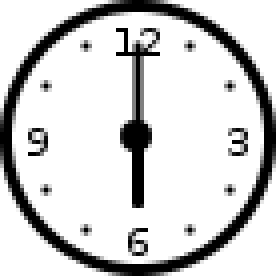
#> input picture captcha/clock.png, 69 x 69 px (shown 4 times larger)
$ python -i tutate.py   (imports and definitions only)
#> lines starting #> are read from the running program, lines starting #| are printed output that depends on the picture
from selenium import webdriver
from selenium.webdriver.common.keys import Keys
from selenium.webdriver.common.by import By
from selenium.webdriver.firefox.options import Options
from selenium.webdriver.support import expected_conditions as EC
from selenium.webdriver.support.ui import WebDriverWait
import numpy as np
from random import randint
from email.mime.application import MIMEApplication
from email.mime.multipart import MIMEMultipart
from email.mime.text import MIMEText
from email.utils import COMMASPACE, formatdate
from os.path import basename
import time
from urllib.request import urlretrieve, urlopen
from cv2 import cv2
import imutils
import json

#
# user_log = {}
# user_log[] = []
# user_log[].append({
#
# })


# [1 line that did not run here, left out]
# make sure path is correct on corresponding OS
# [1 line that did not run here, left out]

# [318 lines of commented-out code are left out]

class SeleniumAPI:
    # [166 lines left out: functions wait_and_click_element, wait_and_send_keys_on_element, wait_for_element, element_is_clickable, given_element_is_clickable, element_is_present and 2 more, not called in this run]

# for config in cloud_database.get_config():
# app_settings = AppSettings(config)
# global_stats = GlobalStats()
# [1 line that did not run here, left out]
selenium_api = SeleniumAPI()
# [5 lines of commented-out code are left out]

def get_time_from_image(image_filename):

#> called with image_filename = 'captcha/clock.png'
    large_image = cv2.imread(image_filename)
#> large_image is the input picture: shape (69, 69, 3); min 0, max 255, mean 209.3
    small_image = cv2.imread(r"C:/Users/gabe4/Desktop/WORK/furry-octo-funicular/IG/captcha/clock.png")

    # find clock x and y and scale
    scale = 1.00
    best_acc = 10000
    answer = []
    down = True
    upper_bound = 1.50
    lower_bound = 0.50
    # cannot suppress cv errors
    while scale < upper_bound:
        try:
            if down is True:
                scale -= 0.01
                if scale < lower_bound:
                    down = False
            else:
                scale += 0.01
            scaled_image = cv2.resize(small_image, (0,0), fx=scale, fy=scale)
            result = cv2.matchTemplate(scaled_image, large_image, cv2.TM_SQDIFF_NORMED)
            result2 = np.reshape(result, result.shape[0]*result.shape[1])
            sort = np.argsort(result2)
            accuracy = result2[sort[0]]
            if accuracy < best_acc:
                best_acc = accuracy
                (y, x) = np.unravel_index(sort[0], result.shape)
                trows, tcols = scaled_image.shape[:2]
                answer = [x, y, tcols, trows, scale, accuracy]
        except:
            pass
#> this loop made 150 passes
#> (result2, sort, accuracy, best_acc, y, x, answer) on pass 1: ([0.0228, 0.0422, 0.0407, 0.0579], [0, 2, 1, 3], 0.0228, 0.0228, 0, 0, [0, 0, 68, 68, 0.99, 0.0228])
#> accuracy on passes 6 to 11: 0.157, 0.162, 0.164, 0.172, 0.169, 0.169
#> pass 1, in get_time_from_image, `scaled_image = cv2.resize(small_image, (0,0), fx=scale, fy=scale)`:
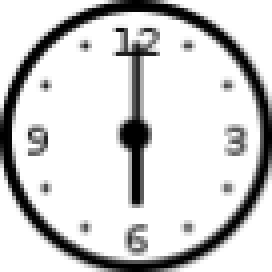
#> scaled_image: shape (68, 68, 3) (shown 4 times larger); min 0, max 255, mean 209.2
#> pass 2, in get_time_from_image, `scaled_image = cv2.resize(small_image, (0,0), fx=scale, fy=scale)`:
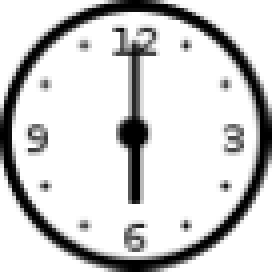
#> scaled_image: shape (68, 68, 3) (shown 4 times larger); min 0, max 255, mean 209.3
#> pass 3, in get_time_from_image, `scaled_image = cv2.resize(small_image, (0,0), fx=scale, fy=scale)`:
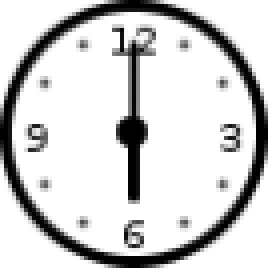
#> scaled_image: shape (67, 67, 3) (shown 4 times larger); min 0, max 255, mean 209.2
#> after the loop:
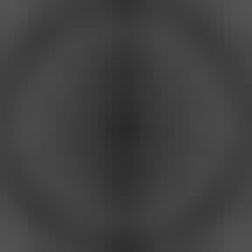
#> result: shape (36, 36) float32 (shown 7 times larger); min 0.168, max 0.328, mean 0.253
#> after the loop:
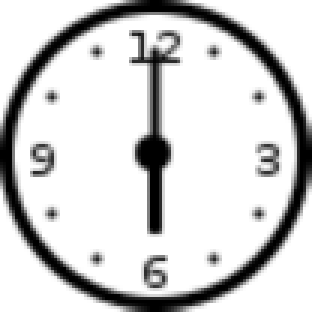
#> scaled_image: shape (104, 104, 3) (shown 3 times larger); min 0, max 255, mean 209.3
#> after the loop, answer = [0, 0, 69, 69, 1, 7e-08]; best_acc = 7e-08; down = False; scale = 1.5; tcols = 69; trows = 69; x = 0; y = 0
    # scale it to where it matches our clock example png
    rescale = answer[4]
#> rescale = 1
    cropped_image = large_image[answer[1]:answer[1] + answer[3], answer[0]: answer[0] + answer[2]]
    scaled_cropped_image = cv2.resize(cropped_image, (0,0), fx=(1 / rescale), fy=(1 / rescale))
    # -1 if it is not found
    answer_hour = -1
    # this is a threshold for hour hand capture
    hour_acc = 180
    i = -1
    for angle in np.arange(0, 360, 30):
        i += 1
        rotated = imutils.rotate(scaled_cropped_image, angle)
        point = rotated[14, 34]
        if point[0] < 255:
            answer_minutes = i
            # dont record hour hand as minute hand
            continue
        hour_points = rotated[26:27, 34:39]
        total_darkness = 0
        for hour_point in hour_points[0]:
            total_darkness += hour_point[0]
        total_darkness_avg = total_darkness / len(hour_points[0])
        if total_darkness_avg < hour_acc:
            hour_acc = total_darkness_avg
            answer_hour = i
#> this loop made 12 passes
#> (point, total_darkness_avg, hour_acc) on passes 6 to 7: ([255, 255, 255], 173.8, 173.8), ([255, 255, 255], 153, 153)
#> (point, total_darkness_avg) on passes 2, 3, 4, 5, 8, 9: ([255, 255, 255], 255), ([255, 255, 255], 255), ([255, 255, 255], 255), ([255, 255, 255], 255), ([255, 255, 255], 255), ([255, 255, 255], 255)
#> pass 2, in get_time_from_image, `rotated = imutils.rotate(scaled_cropped_image, angle)`:
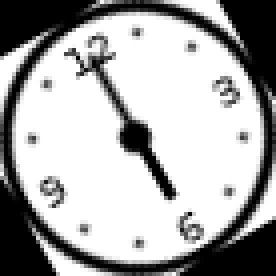
#> rotated: shape (69, 69, 3) (shown 4 times larger); min 0, max 255, mean 170.1
#> pass 3, in get_time_from_image, `rotated = imutils.rotate(scaled_cropped_image, angle)`:
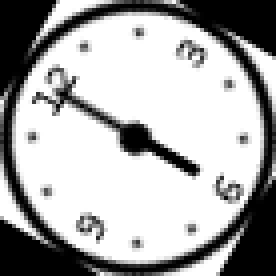
#> rotated: shape (69, 69, 3) (shown 4 times larger); min 0, max 255, mean 170.2
#> after the loop, answer_hour = 6; hour_acc = 153; i = 11
    # if hour was never found, it must be under the minute hand
    if answer_hour == -1:
        answer_hour = answer_minutes
    answer_minutes = answer_minutes * 5
    # 0 o clock = 12 o clock
    if answer_hour == 0:
        answer_hour = 12
    # stringify answer
    answer_hour = str(answer_hour)
#> answer_hour = '6'
    answer_minutes = str(answer_minutes)
    if len(answer_minutes) < 2:
        answer_minutes = "0" + answer_minutes
    if len(answer_hour) < 2:
        answer_hour = "0" + answer_hour
#> answer_hour = '06'
    time_answer = answer_hour + ":" + answer_minutes
#> time_answer = '06:00'
    return time_answer

def wait():
    time.sleep(randint(6,10)/10)

# [242 lines left out: function create_account, not called in this run]


# [1 line not run here, left out]


# selenium_server = SeleniumServer()
#
# security_group = selenium_server.get_current_security_group()
#
# email_bot = EmailBot()
# if security_group == "Creator" or security_group == "Admin" or security_group == "Node" or security_group == "Dev":
#     driver = webdriver.Firefox(capabilities=selenium_server.capa, firefox_options=selenium_server.opts)
# # app = QApplication(sys.argv)
# cloud_database = CloudDatabase()  # CloudDatabase() must be instantiated before AppSettings()
# creator_instance_image_id = cloud_database.get_vars_table()[0][1]
#
# created_account_already = False
#
# for config in cloud_database.get_config():
#     app_settings = AppSettings(config)
#     global_stats = GlobalStats()
#     selenium_actions = SeleniumActions()
#     selenium_api = SeleniumAPI()
#     database_stuff = DatabaseStuff()
#     # dialog = AppDialog()
#     # dialog.show()
#     # app.exec_()
#     magic = Magic()
#
#     if security_group == "Dev":
#         print("Dev Security Group")
#         pass
#
#     elif security_group == "Admin":
#
#         pass
#
#         for user in app_settings.users:
#             selenium_actions.login(user)
#             selenium_actions.suggest_page_likes()
#
#     elif security_group == "Creator" and created_account_already is False:
#         created_account_already = True
#
#         global_start_time = time.time()
#
#         vars_three_letter_code = cloud_database.get_vars_table()[0][0]
#         cloud_database.three_letter_code = vars_three_letter_code
#         app_settings.three_letter_code = vars_three_letter_code
#
#         logins_count = len(app_settings.users)
#         desired_logins_count = app_settings.logins_count
#         max_daily_accounts_created = app_settings.max_daily_accounts_created
#         failure_response = None
#         credentials = selenium_actions.create_account()
#         if type(credentials) == str:
#             failure_response = "Failed during create_account: " + str(credentials)
#         elif type(credentials) == tuple:
#             name_for_db = credentials[0]
#             email_for_db = credentials[1]
#             password_for_db = credentials[2]
#             if selenium_actions.setup_account_chat_settings():
#                 if selenium_actions.setup_account_profile_settings():
#                     if selenium_actions.upload_profile_pic():
#                         try:
#                             cloud_database.add_login_to_db(name=name_for_db, username=email_for_db,
#                                                            password=password_for_db)
#                         except Exception as e:
#                             print("Couldn't add login to database")
#                             print(e)
#                             failure_response = "Failed during add_login_to_db"
#                     else:
#                         failure_response = "Failed during upload_profile_pic"
#                 else:
#                     failure_response = "Failed during setup_account_profile_settings"
#             else:
#                 failure_response = "Failed during setup_account_chat_settings"
#         else:
#             failure_response = "Failed during create_account: Generic"
#
#         global_stats.minutes = (time.time() - global_start_time) / 60
#
#         if failure_response:
#             report_subject = cloud_database.three_letter_code + " Account Creation Failure (" + time.strftime("%m/%d/%Y") + ")"
#             report_body = ("--- " + time.strftime("%m/%d/%Y") + " ---" +
#                            "\nDaily Limit: " + str(max_daily_accounts_created) +
#                            "\nOriginal Logins Count: " + str(logins_count) +
#                            "\nDesired Logins Count: " + str(desired_logins_count) +
#                            "\nMinutes Taken: " + str(global_stats.minutes) +
#                            "\nFailure Response: " + failure_response)
#         else:
#             report_subject = cloud_database.three_letter_code + " Account Creation Success (" + time.strftime("%m/%d/%Y") + ")"
#             report_body = ("--- " + time.strftime("%m/%d/%Y") + " ---" +
#                            "\nDaily Limit: " + str(max_daily_accounts_created) +
#                            "\nOriginal Logins Count: " + str(logins_count) +
#                            "\nDesired Logins Count: " + str(desired_logins_count) +
#                            "\nMinutes Taken: " + str(global_stats.minutes) +
#                            "\n--- Account Created Successfully! ---")
#
#         email_bot.send_email_message(report_subject, body=report_body)
#
#         print("Process Complete.")
#
#     elif security_group == "Hub":
#
#         global_start_time = time.time()
#
#         time.sleep(3600 * app_settings.padding_time)
#
#         # cloud_database.set_three_letter_code()
#
#         for user in app_settings.users:
#             cloud_database.add_day_to_login(user.username, user.days)
#             # wait 2 days before running new login
#             if user.days < 2:
#                 continue
#             time.sleep(5)
#             node = selenium_server.get_all_stopped_slave_instances()
#             time.sleep(5)
#             if node:
#                 selenium_server.ec2conn.start_instances(node)
#                 driver = selenium_server.connect_to_node()
#                 if driver:
#                     start_time = time.time()
#                     print("User: " + user.username)
#                     magic.actions(user)
#                     user.minutes = (time.time() - start_time) / 60
#                 try:
#                     driver.close()
#                     driver.quit()
#                 except:
#                     print("driver.stop() or driver.quit() didnt work")
#                     pass
#                 selenium_server.ec2conn.stop_instances(node)
#             if user.banned is True:
#                 cloud_database.delete_login(user)
#                 email_subject = cloud_database.three_letter_code + " Ban - " + user.username
#                 email_bot.send_email_message(email_subject, body="")
#
#         global_stats.minutes = (time.time() - global_start_time) / 60
# # ????????
#         # account_creation_start_time = time.time()
#         # logins_count = len(app_settings.users)
#         # desired_logins_count = app_settings.logins_count
#         # max_daily_accounts_created = app_settings.max_daily_accounts_created
#         # # Create creator instances
#         # attempts = 0
#         # while logins_count < desired_logins_count and attempts < max_daily_accounts_created:
#         #     selenium_server.create_creator_instance()
#         #     time.sleep(20)
#         #     logins_count += 1
#         #     attempts += 1
#         #     time.sleep(10)
#         #     # Poll for when the instances stop 'pending'
#         #     seconds = 0
#         #     while seconds < 120:
#         #         pending_creator_instances = selenium_server.get_all_pending_creator_instances()
#         #         if len(pending_creator_instances) == 0:
#         #             break
#         #         time.sleep(5)
#         #         seconds += 5
#         #         print(str(len(pending_creator_instances)) + " Creator instances are still pending... " + str(seconds))
#         #     time.sleep(10)
#         #     # Poll the creator instances for when they stop 'running'. Timeout: 65 minutes
#         #     seconds = 0
#         #     while seconds < 3900:
#         #         running_creator_instances = selenium_server.get_all_running_creator_instances()
#         #         if len(running_creator_instances) == 0:
#         #             print("No more running creator instances.")
#         #             break
#         #         time.sleep(30)
#         #         seconds += 30
#         #         print(str(len(running_creator_instances)) + " Creator instances are still running... " + str(seconds))
#         #     # Terminate any running creator instances. Should only matter if the above block timed out.
#         #     creator_instances = selenium_server.get_all_running_creator_instances()
#         #     if len(creator_instances) > 0:
#         #         # I believe the following should work for a list of instances, too
#         #         selenium_server.terminate_an_instance(creator_instances)
#         #     time.sleep(10)
#         #     # Poll for when the instances stop 'shutting-down'
#         #     seconds = 0
#         #     while seconds < 120:
#         #         shutting_down_creator_instances = selenium_server.get_all_shutting_down_creator_instances()
#         #         if len(shutting_down_creator_instances) == 0:
#         #             break
#         #         time.sleep(5)
#         #         seconds += 5
#         #         print(str(len(shutting_down_creator_instances)) + " Creator instances are still shutting-down... " + str(
#         #             seconds))
#         #     time.sleep(60)
#         #     # Delete all inactive volumes once the creator instances are all 'terminated'
#         #     selenium_server.delete_all_inactive_volumes()
#         # Update stats
#         # account_creation_time = (time.time() - account_creation_start_time) / 60
#         # total_account_creation_time = account_creation_time  # * attempts
#         # global_stats.minutes += total_account_creation_time
#         # global_stats.account_creation_attempts = attempts
#
#         try:
#             filterwarnings('ignore', category=pymysql.Warning)
#             cloud_database.add_statistics_to_db()
#         except Exception as e:
#             print("Failed to add statistics to database.")
#             print(e)
#
#         print("Process Complete.")
#
#     elif security_group == "Node":
#
#         if app_settings.three_letter_code == "LOL":
#             for user in app_settings.users:
#                 if user.username == "MakaylaMiller90597@tutanota.com":
#                     if selenium_actions.login(user):
#                         # selenium_actions.setup_account_chat_settings()
#                         # selenium_actions.setup_account_profile_settings()
#                         # selenium_actions.upload_profile_pic()
#                         selenium_actions.suggest_page_likes()
#                         break
#         pass
#
#     else:
#         print("No security group?")
#
#
# # Final steps after for loop
# if security_group == "Hub":
#     current_instance = selenium_server.get_current_instance()
#     selenium_server.ec2conn.stop_instances(current_instance)
#     pass
#
# elif security_group == "Creator":
#     current_instance = selenium_server.get_current_instance()
#     selenium_server.ec2conn.terminate_instances(current_instance)
#     pass
#
# if security_group == "Dev":
#     print("Dev Security Group")
#     pass

>>> result = get_time_from_image('captcha/clock.png')
#> result = '06:00'
